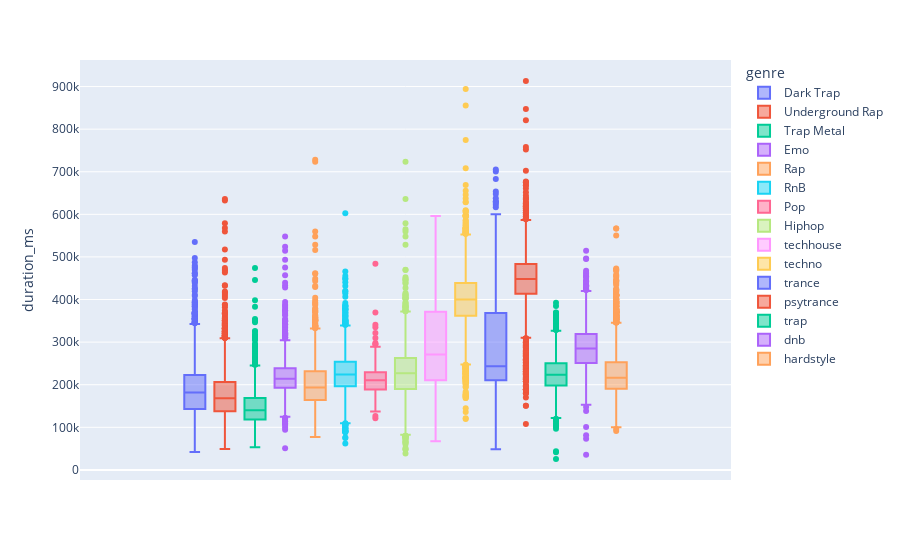

The notebook cell this image was saved under:
### Code cell
px.box(data, y = 'duration_ms', color='genre')

### Figure 1 — Plotly figure (JSON) as saved in the notebook; plotly's stock layout.template omitted (floating-point values rounded to 4 significant figures; data arrays with more than 128 entries replaced by an {"elided": "..."} marker saying what was removed)
{"data": [{"alignmentgroup": "True", "hovertemplate": "genre=Dark Trap<br>duration_ms=%{y}<extra></extra>", "legendgroup": "Dark Trap", "marker": {"color": "#636efa"}, "name": "Dark Trap", "notched": false, "offsetgroup": "Dark Trap", "orientation": "v", "showlegend": true, "type": "box", "x0": " ", "xaxis": "x", "y": {"elided": "4578 int values"}, "y0": " ", "yaxis": "y"}, {"alignmentgroup": "True", "hovertemplate": "genre=Underground Rap<br>duration_ms=%{y}<extra></extra>", "legendgroup": "Underground Rap", "marker": {"color": "#EF553B"}, "name": "Underground Rap", "notched": false, "offsetgroup": "Underground Rap", "orientation": "v", "showlegend": true, "type": "box", "x0": " ", "xaxis": "x", "y": {"elided": "5875 int values"}, "y0": " ", "yaxis": "y"}, {"alignmentgroup": "True", "hovertemplate": "genre=Trap Metal<br>duration_ms=%{y}<extra></extra>", "legendgroup": "Trap Metal", "marker": {"color": "#00cc96"}, "name": "Trap Metal", "notched": false, "offsetgroup": "Trap Metal", "orientation": "v", "showlegend": true, "type": "box", "x0": " ", "xaxis": "x", "y": {"elided": "1956 int values"}, "y0": " ", "yaxis": "y"}, {"alignmentgroup": "True", "hovertemplate": "genre=Emo<br>duration_ms=%{y}<extra></extra>", "legendgroup": "Emo", "marker": {"color": "#ab63fa"}, "name": "Emo", "notched": false, "offsetgroup": "Emo", "orientation": "v", "showlegend": true, "type": "box", "x0": " ", "xaxis": "x", "y": {"elided": "1680 int values"}, "y0": " ", "yaxis": "y"}, {"alignmentgroup": "True", "hovertemplate": "genre=Rap<br>duration_ms=%{y}<extra></extra>", "legendgroup": "Rap", "marker": {"color": "#FFA15A"}, "name": "Rap", "notched": false, "offsetgroup": "Rap", "orientation": "v", "showlegend": true, "type": "box", "x0": " ", "xaxis": "x", "y": {"elided": "1848 int values"}, "y0": " ", "yaxis": "y"}, {"alignmentgroup": "True", "hovertemplate": "genre=RnB<br>duration_ms=%{y}<extra></extra>", "legendgroup": "RnB", "marker": {"color": "#19d3f3"}, "name": "RnB", "notched": false, "offsetgroup": "RnB", "orientation": "v", "showlegend": true, "type": "box", "x0": " ", "xaxis": "x", "y": {"elided": "2099 int values"}, "y0": " ", "yaxis": "y"}, {"alignmentgroup": "True", "hovertemplate": "genre=Pop<br>duration_ms=%{y}<extra></extra>", "legendgroup": "Pop", "marker": {"color": "#FF6692"}, "name": "Pop", "notched": false, "offsetgroup": "Pop", "orientation": "v", "showlegend": true, "type": "box", "x0": " ", "xaxis": "x", "y": {"elided": "461 int values"}, "y0": " ", "yaxis": "y"}, {"alignmentgroup": "True", "hovertemplate": "genre=Hiphop<br>duration_ms=%{y}<extra></extra>", "legendgroup": "Hiphop", "marker": {"color": "#B6E880"}, "name": "Hiphop", "notched": false, "offsetgroup": "Hiphop", "orientation": "v", "showlegend": true, "type": "box", "x0": " ", "xaxis": "x", "y": {"elided": "3028 int values"}, "y0": " ", "yaxis": "y"}, {"alignmentgroup": "True", "hovertemplate": "genre=techhouse<br>duration_ms=%{y}<extra></extra>", "legendgroup": "techhouse", "marker": {"color": "#FF97FF"}, "name": "techhouse", "notched": false, "offsetgroup": "techhouse", "orientation": "v", "showlegend": true, "type": "box", "x0": " ", "xaxis": "x", "y": {"elided": "2975 int values"}, "y0": " ", "yaxis": "y"}, {"alignmentgroup": "True", "hovertemplate": "genre=techno<br>duration_ms=%{y}<extra></extra>", "legendgroup": "techno", "marker": {"color": "#FECB52"}, "name": "techno", "notched": false, "offsetgroup": "techno", "orientation": "v", "showlegend": true, "type": "box", "x0": " ", "xaxis": "x", "y": {"elided": "2956 int values"}, "y0": " ", "yaxis": "y"}, {"alignmentgroup": "True", "hovertemplate": "genre=trance<br>duration_ms=%{y}<extra></extra>", "legendgroup": "trance", "marker": {"color": "#636efa"}, "name": "trance", "notched": false, "offsetgroup": "trance", "orientation": "v", "showlegend": true, "type": "box", "x0": " ", "xaxis": "x", "y": {"elided": "2999 int values"}, "y0": " ", "yaxis": "y"}, {"alignmentgroup": "True", "hovertemplate": "genre=psytrance<br>duration_ms=%{y}<extra></extra>", "legendgroup": "psytrance", "marker": {"color": "#EF553B"}, "name": "psytrance", "notched": false, "offsetgroup": "psytrance", "orientation": "v", "showlegend": true, "type": "box", "x0": " ", "xaxis": "x", "y": {"elided": "2961 int values"}, "y0": " ", "yaxis": "y"}, {"alignmentgroup": "True", "hovertemplate": "genre=trap<br>duration_ms=%{y}<extra></extra>", "legendgroup": "trap", "marker": {"color": "#00cc96"}, "name": "trap", "notched": false, "offsetgroup": "trap", "orientation": "v", "showlegend": true, "type": "box", "x0": " ", "xaxis": "x", "y": {"elided": "2987 int values"}, "y0": " ", "yaxis": "y"}, {"alignmentgroup": "True", "hovertemplate": "genre=dnb<br>duration_ms=%{y}<extra></extra>", "legendgroup": "dnb", "marker": {"color": "#ab63fa"}, "name": "dnb", "notched": false, "offsetgroup": "dnb", "orientation": "v", "showlegend": true, "type": "box", "x0": " ", "xaxis": "x", "y": {"elided": "2966 int values"}, "y0": " ", "yaxis": "y"}, {"alignmentgroup": "True", "hovertemplate": "genre=hardstyle<br>duration_ms=%{y}<extra></extra>", "legendgroup": "hardstyle", "marker": {"color": "#FFA15A"}, "name": "hardstyle", "notched": false, "offsetgroup": "hardstyle", "orientation": "v", "showlegend": true, "type": "box", "x0": " ", "xaxis": "x", "y": {"elided": "2936 int values"}, "y0": " ", "yaxis": "y"}], "layout": {"boxmode": "group", "legend": {"title": {"text": "genre"}, "tracegroupgap": 0}, "margin": {"t": 60}, "xaxis": {"anchor": "y", "domain": [0, 1]}, "yaxis": {"anchor": "x", "domain": [0, 1], "title": {"text": "duration_ms"}}}}
